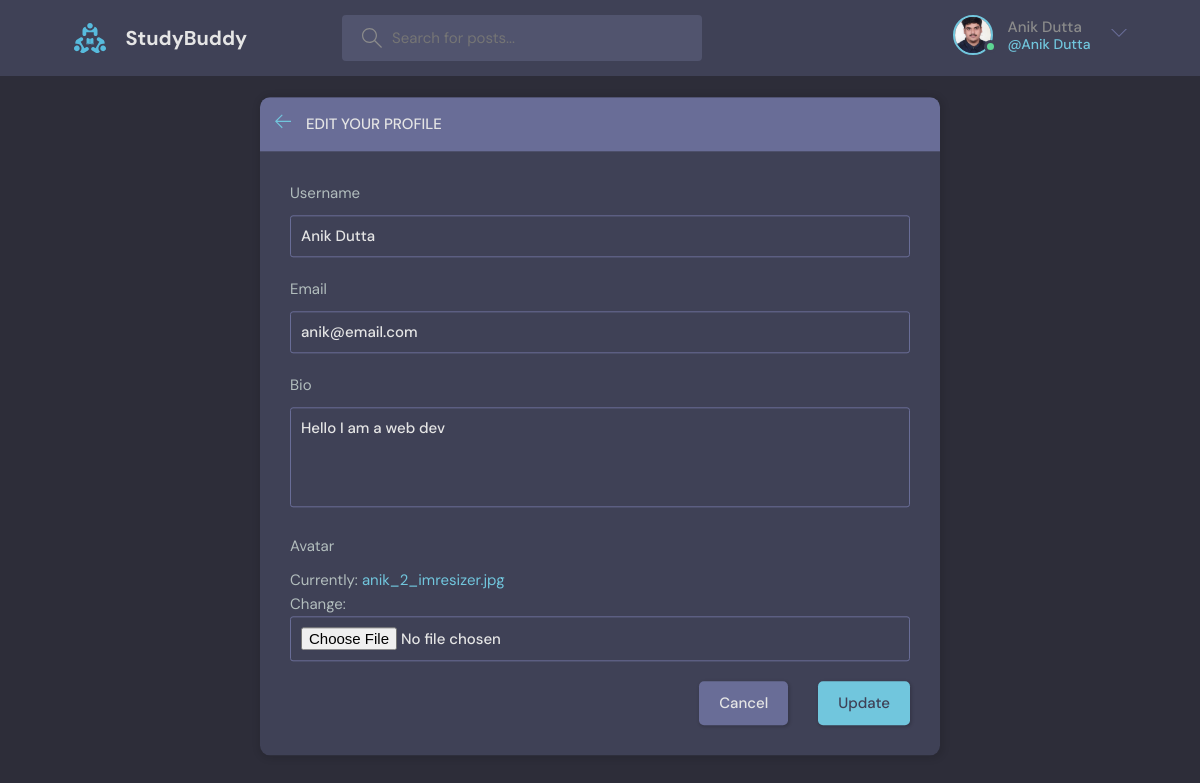
The page /update-user/ (signed in) on the database its author committed.
### base/models.py (models this page shows)
class User(AbstractUser):
    name = models.CharField(max_length=200, blank=True)
    username = models.CharField(max_length=200, unique=True, null=True, blank=True)
    email = models.EmailField(unique=True, null=True)
    bio = models.TextField(null=True)
    avatar = models.ImageField(null=True, default='avatar.svg')
    USERNAME_FIELD = 'email'
    REQUIRED_FIELDS = []

### base/views.py (the view)
# urls.py: path('update-user/', views.updateUser, name = "update-user"),
@login_required(login_url='login')
def updateUser(request):
    user = request.user
    form = UserForm(instance=user)
    if request.method == 'POST':
        form = UserForm(request.POST, request.FILES, instance=user)
        if form.is_valid():
            form.save()
            return redirect('user-profile', pk=user.id)
    context = {'form': form}
    return render(request,'base/update-user.html', context)

### base/forms.py
class UserForm(ModelForm):
    class Meta:
        model = User
        fields = ['username', 'email', 'bio' , 'avatar']

### base/templates/base/update-user.html (shortened to what this page needs)
{% extends 'main.html' %}
{% block content %}
      <main class="update-account layout">
        <div class="container">
            <div class="layout__box">
                <div class="layout__boxHeader">
                    <div class="layout__boxTitle">
                        <a href="{% url 'user-profile' user.id %}">
                            <svg version="1.1" xmlns="http://www.w3.org/2000/svg" width="32" height="32"
                                viewBox="0 0 32 32">
                                <title>arrow-left</title>
                                <path
                                    d="M13.723 2.286l-13.723 13.714 13.719 13.714 1.616-1.611-10.96-10.96h27.625v-2.286h-27.625l10.965-10.965-1.616-1.607z">
                                </path>
                            </svg>
                        </a>
                        <h3>Edit your profile</h3>
                    </div>
                </div>
                <div class="layout__body">
                    <form class="form" action="" method="POST" enctype="multipart/form-data">
                        {% for field in form %}
                        <div class="form__group">
                            <label for="user_profile">{{field.label}}</label>
                            {{field}}
                        </div>
                        {% endfor %}
                        <div class="form__action">
                            <a class="btn btn--dark" href="{% url 'user-profile' user.id %}">Cancel</a>
                            <button class="btn btn--main" type="submit">Update</button>
                        </div>
                    </form>
                </div>
            </div>
        </div>
    </main>
{% endblock content %}

### templates/navbar.html (shortened to what this page needs)
{% load static %}
<header class="header header--loggedIn">
    <div class="container">
      <a href="{% url 'home' %}" class="header__logo">
        <img src="{% static 'images/logo.svg' %}" />
        <h1>StudyBuddy</h1>
      </a>
      <form class="header__search" action="{% url 'home' %}" method="GET">
        <label>
          <input type="text" name="q" placeholder="Search for posts..." />
        </label>
      </form>
      <nav class="header__menu">
        {% if request.user.is_authenticated %}
        <div class="header__user">
          <a href="{% url 'user-profile' user.id %}">
            <div class="avatar avatar--medium active">
              <img src="{{request.user.avatar.url}}" />
            </div>
            <p>{{request.user.username}} <span>@{{request.user.username}}</span></p>
          </a>
          <button class="dropdown-button">
            <svg version="1.1" xmlns="http://www.w3.org/2000/svg" width="32" height="32" viewBox="0 0 32 32">
              <title>chevron-down</title>
              <path d="M16 21l-13-13h-3l16 16 16-16h-3l-13 13z"></path>
            </svg>
          </button>
        </div>
        {% else %}
          <a href="{% url 'login' %}">
            <img src="{% static 'images/avatar.svg' %}" />
            <p>Login</p>
          </a>
        {% endif %}
      </nav>
    </div>
  </header>

### rows shown on the page
User: user.avatar (picture), user.username "Anik Dutta", form "Anik Dutta" "anik@email.com" "Hello I am a web dev"

### other values the page prints
{{ field.label }} "Username" "Email" "Bio" "Avatar"
